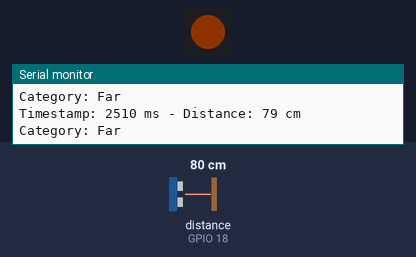
A sketch run on a simulated ESP32-C3. Shown: 1 RGB LEDs in strip order, left to right, the last lines printed to the serial monitor. Wiring (inferred from the names in the program): ultrasonic range finder: trigger GPIO 5; echo GPIO 18. Inputs (shaded band) come from the test bench; at power-on: distance to the obstacle (sensor on GPIO 18) 80 cm. The echo pulse lasts 58.3 µs per cm; dim RGB values are drawn brighter than linear; WiFi joins after 1.5 s; servers stay silent unless stated.

Above: at 2.7 s.
2.8 s: distance to the obstacle (sensor on GPIO 18) set to 23 cm
At 4.4 s:
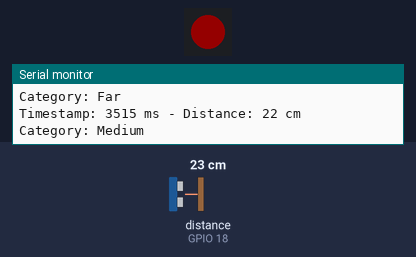
5.0 s: distance to the obstacle (sensor on GPIO 18) set to 18 cm
At 6.1 s:
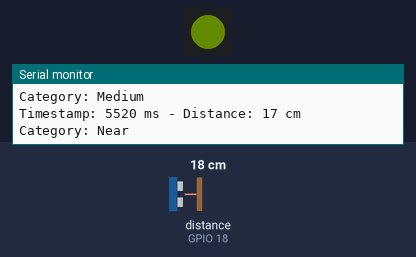
Timing chart, 0 to 8.0 s (numbered marks = the images above; inputs shaded):
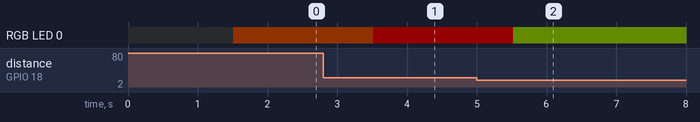

Measured:
- the behaviour switches between 21 and 20 cm on distance to the obstacle (sensor on GPIO 18) (found by bisection; images 1 and 2)
- after the input at 2.8 s, RGB LED 0: RGB(14, 5, 0) → RGB(20, 0, 0) after 0.72 s
- after the input at 5.0 s, RGB LED 0: RGB(20, 0, 0) → RGB(8, 11, 0) after 0.52 s

The sketch:

HC_SR04_WiFi_Freenove.ino
```cpp
// (licence header left out)
// Date: January 2025

#include <WiFi.h> // Include the WiFi library
#include <WiFiClient.h> // Include the WiFiClient library
#include "Freenove_WS2812_Lib_for_ESP32.h" // Include the WS2812 library

// Freenove Pin Definitions
#define LEDS_COUNT  1
#define LEDS_PIN    8
#define CHANNEL     0

const char *ssid = "mywifiroutername"; // SSID of the network
const char *password = "mypassword"; // Password of the network

WiFiServer server(80); // Create a server on port 80

const int trigPin = 5; // Define the trigPin
const int echoPin = 18; // Define the echoPin

const int maxReadings = 20; // Maximum number of readings to store
long distances[maxReadings]; // Array to store the distances
unsigned long timestamps[maxReadings]; // Array to store the timestamps
int currentIndex = 0; // Index to store the current reading

Freenove_ESP32_WS2812 strip = Freenove_ESP32_WS2812(LEDS_COUNT, LEDS_PIN, CHANNEL, TYPE_GRB); // Create a WS2812 strip

void setup() { // Setup function
  Serial.begin(115200); // Start the serial communication
  pinMode(trigPin, OUTPUT); // Set the trigPin as an output
  pinMode(echoPin, INPUT); // Set the echoPin as an input

  // Connect to WiFi
  Serial.print("Connecting to "); // Print a message
  Serial.println(ssid); // Print the SSID

  WiFi.begin(ssid, password); // Connect to the network

  while (WiFi.status() != WL_CONNECTED) { // Wait for the connection
    delay(100); // Wait for the connection
    strip.begin(); // Initialize the strip
    strip.setBrightness(20); // Set the brightness
  }

  Serial.println(""); // Print a blank line
  Serial.println("WiFi connected."); // Print a message
  Serial.println("IP address: "); // Print the IP address
  Serial.println(WiFi.localIP()); // Print the IP address

  server.begin(); // Start the server
}

void loop() {
  long duration, distance; // Variables to store the duration and distance
  unsigned long currentTimestamp = millis(); // Get the current timestamp

  // Clear the trigPin
  digitalWrite(trigPin, LOW); // Set the trigPin LOW
  delayMicroseconds(2); // Wait for 2 microseconds

  // Set the trigPin HIGH for 10 microseconds
  digitalWrite(trigPin, HIGH); // Set the trigPin HIGH
  delayMicroseconds(10); // Wait for 10 microseconds
  digitalWrite(trigPin, LOW); // Set the trigPin LOW

  // Read the echoPin, returns the sound wave travel time in microseconds
  duration = pulseIn(echoPin, HIGH); // Measure the time it takes for the sound wave to return

  // Check if the sensor is connected
  if (duration == 0 || duration > 30000) { // If the duration is 0 or greater than 30,000 microseconds
    Serial.println("Sensor not connected or out of range"); // Print a message
  } else {
    // Calculate the distance
    distance = duration * 0.034 / 2; // Speed of sound wave divided by 2 (go and back)

    // Store the current values in the arrays
    distances[currentIndex] = distance; // Store the distance
    timestamps[currentIndex] = currentTimestamp; // Store the timestamp
    currentIndex = (currentIndex + 1) % maxReadings; // Circular buffer

    // Print the distance and its timestamp
    Serial.print("Timestamp: "); // Print the timestamp
    Serial.print(currentTimestamp); // Print the timestamp
    Serial.print(" ms - Distance: "); // Print the distance in cm
    Serial.print(distance); // Print the distance in cm
    Serial.println(" cm"); // Print the distance in cm

    // Categorize the distance and control the LEDs
    String category = categorizeDistance(distance);
    Serial.print("Category: "); // Print the category
    Serial.println(category); // Print the category
    if (category == "Near") { // If the category is "Near"
      for (int i = 0; i < LEDS_COUNT; i++) { // Iterate over all the LEDs
        strip.setLedColorData(i, strip.Wheel((i * 256 / LEDS_COUNT + 50) & 255)); // Set the color of the LED
      }
    } else if (category == "Medium") { // If the category is "Medium"
      for (int i = 0; i < LEDS_COUNT; i++) { // Iterate over all the LEDs
        strip.setLedColorData(i, strip.Wheel((i * 256 / LEDS_COUNT) & 255)); // Set the color of the LED
      }
    } else { // If the category is "Far"
      for (int i = 0; i < LEDS_COUNT; i++) { // Iterate over all the LEDs
        strip.setLedColorData(i, strip.Wheel((i * 256 / LEDS_COUNT + 25) & 255)); // Set the color of the LED
      }
    }
    strip.show(); // Show the LEDs
  }

  // Handle client connections
  WiFiClient client = server.available(); // Check if a client has connected
  if (client) {
    Serial.println("New Client."); // Print a message when a new client is connected
    client.println("HTTP/1.1 200 OK"); // Send a 200 OK response
    client.println("Content-type:text/html"); // Set the content type
    client.println(); //  Important: End of headers

    while (client.connected()) {
      // Send all stored values to the client
      for (int i = 0; i < maxReadings; i++) { // Iterate over all the values
        if (timestamps[i] != 0) { // Check if the value is valid
          client.print("<b>Timestamp: </b>"); // Send a bold text
          client.print(timestamps[i]); // Send the timestamp
          client.print(" ms - <b> Distance: </b>"); // Send a bold text
          client.print(distances[i]); // Send the distance
          client.print(" cm - <b>Category: </b>"); // Send a bold text
          client.print(categorizeDistance(distances[i])); // Categorize the distance
          client.println("<br>"); // Send a line break
        }
      }
      client.println(); // Send a blank line
      delay(1000); // Send data every second
    }
    client.stop(); // Close the connection
    Serial.println("Client Disconnected."); // Print a message when the client is disconnected
  }
  delay(1000); // Wait for 1 second
}

String categorizeDistance(long distance) { // Function to categorize the distance
  if (distance < 20) { // If the distance is less than 20 cm
    return "Near"; // Return "Near"
  } else if (distance >= 20 && distance <= 60) { // If the distance is between 20 and 50 cm
    return "Medium"; // Return "Medium"
  } else { // If the distance is greater than 60 cm
    return "Far"; // Return "Far"
  }
}
```
